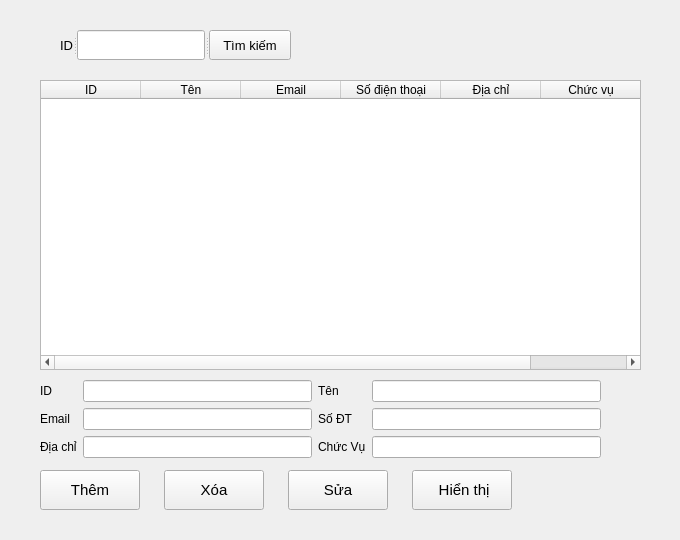
<?xml version="1.0" encoding="UTF-8"?>
<ui version="4.0">
 <class>Form</class>
 <widget class="QWidget" name="Form">
  <property name="geometry">
   <rect>
    <x>0</x>
    <y>0</y>
    <width>680</width>
    <height>540</height>
   </rect>
  </property>
  <property name="windowTitle">
   <string>Form</string>
  </property>
  <widget class="QTableWidget" name="dis_pla">
   <property name="geometry">
    <rect>
     <x>40</x>
     <y>80</y>
     <width>601</width>
     <height>290</height>
    </rect>
   </property>
   <property name="columnCount">
    <number>6</number>
   </property>
   <column>
    <property name="text">
     <string>ID</string>
    </property>
   </column>
   <column>
    <property name="text">
     <string>Tên</string>
    </property>
   </column>
   <column>
    <property name="text">
     <string>Email</string>
    </property>
   </column>
   <column>
    <property name="text">
     <string>Số điện thoại</string>
    </property>
   </column>
   <column>
    <property name="text">
     <string>Địa chỉ</string>
    </property>
   </column>
   <column>
    <property name="text">
     <string>Chức vụ</string>
    </property>
   </column>
  </widget>
  <widget class="QSplitter" name="splitter_2">
   <property name="geometry">
    <rect>
     <x>60</x>
     <y>30</y>
     <width>231</width>
     <height>30</height>
    </rect>
   </property>
   <property name="orientation">
    <enum>Qt::Horizontal</enum>
   </property>
   <widget class="QLabel" name="label">
    <property name="font">
     <font>
      <pointsize>10</pointsize>
     </font>
    </property>
    <property name="text">
     <string>ID</string>
    </property>
   </widget>
   <widget class="QLineEdit" name="in_sea">
    <property name="font">
     <font>
      <pointsize>10</pointsize>
     </font>
    </property>
   </widget>
   <widget class="QPushButton" name="sea_btn">
    <property name="font">
     <font>
      <pointsize>10</pointsize>
     </font>
    </property>
    <property name="text">
     <string>Tìm kiếm</string>
    </property>
   </widget>
  </widget>
  <widget class="QWidget" name="layoutWidget">
   <property name="geometry">
    <rect>
     <x>40</x>
     <y>380</y>
     <width>561</width>
     <height>80</height>
    </rect>
   </property>
   <layout class="QGridLayout" name="gridLayout">
    <item row="2" column="0">
     <widget class="QLabel" name="label_5">
      <property name="text">
       <string>Địa chỉ</string>
      </property>
     </widget>
    </item>
    <item row="0" column="2">
     <widget class="QLabel" name="label_3">
      <property name="text">
       <string>Tên</string>
      </property>
      <property name="alignment">
       <set>Qt::AlignLeading|Qt::AlignLeft|Qt::AlignVCenter</set>
      </property>
     </widget>
    </item>
    <item row="2" column="3">
     <widget class="QLineEdit" name="in_chucvu"/>
    </item>
    <item row="0" column="1">
     <widget class="QLineEdit" name="in_id"/>
    </item>
    <item row="2" column="2">
     <widget class="QLabel" name="label_4">
      <property name="text">
       <string>Chức Vụ</string>
      </property>
      <property name="alignment">
       <set>Qt::AlignLeading|Qt::AlignLeft|Qt::AlignVCenter</set>
      </property>
     </widget>
    </item>
    <item row="0" column="3">
     <widget class="QLineEdit" name="in_ten"/>
    </item>
    <item row="2" column="1">
     <widget class="QLineEdit" name="in_diachi"/>
    </item>
    <item row="0" column="0">
     <widget class="QLabel" name="label_2">
      <property name="text">
       <string>ID</string>
      </property>
     </widget>
    </item>
    <item row="1" column="0">
     <widget class="QLabel" name="label_6">
      <property name="text">
       <string>Email</string>
      </property>
     </widget>
    </item>
    <item row="1" column="1">
     <widget class="QLineEdit" name="in_email"/>
    </item>
    <item row="1" column="2">
     <widget class="QLabel" name="label_7">
      <property name="text">
       <string>Số ĐT</string>
      </property>
     </widget>
    </item>
    <item row="1" column="3">
     <widget class="QLineEdit" name="in_sdt"/>
    </item>
   </layout>
  </widget>
  <widget class="QPushButton" name="del_btn">
   <property name="geometry">
    <rect>
     <x>164</x>
     <y>470</y>
     <width>100</width>
     <height>40</height>
    </rect>
   </property>
   <property name="font">
    <font>
     <pointsize>11</pointsize>
    </font>
   </property>
   <property name="text">
    <string>Xóa</string>
   </property>
  </widget>
  <widget class="QPushButton" name="sho_btn">
   <property name="geometry">
    <rect>
     <x>412</x>
     <y>470</y>
     <width>100</width>
     <height>40</height>
    </rect>
   </property>
   <property name="font">
    <font>
     <pointsize>11</pointsize>
    </font>
   </property>
   <property name="text">
    <string> Hiển thị</string>
   </property>
  </widget>
  <widget class="QPushButton" name="edi_btn">
   <property name="geometry">
    <rect>
     <x>288</x>
     <y>470</y>
     <width>100</width>
     <height>40</height>
    </rect>
   </property>
   <property name="font">
    <font>
     <pointsize>11</pointsize>
    </font>
   </property>
   <property name="text">
    <string>Sửa</string>
   </property>
  </widget>
  <widget class="QPushButton" name="ins_btn">
   <property name="geometry">
    <rect>
     <x>40</x>
     <y>470</y>
     <width>100</width>
     <height>40</height>
    </rect>
   </property>
   <property name="font">
    <font>
     <pointsize>11</pointsize>
    </font>
   </property>
   <property name="text">
    <string>Thêm</string>
   </property>
  </widget>
 </widget>
 <resources/>
 <connections/>
</ui>
